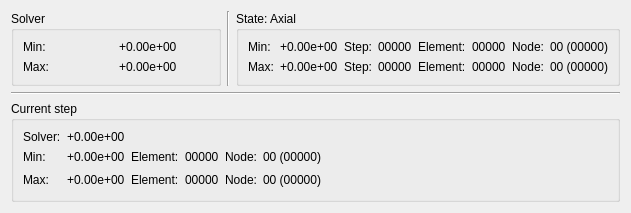
<?xml version="1.0" encoding="UTF-8"?>
<ui version="4.0">
 <class>data_elements</class>
 <widget class="QDialog" name="data_elements">
  <property name="geometry">
   <rect>
    <x>0</x>
    <y>0</y>
    <width>631</width>
    <height>211</height>
   </rect>
  </property>
  <property name="windowTitle">
   <string>Data Limits</string>
  </property>
  <layout class="QGridLayout" name="gridLayout">
   <item row="0" column="0">
    <widget class="QGroupBox" name="solver">
     <property name="title">
      <string>Solver</string>
     </property>
     <layout class="QGridLayout" name="gridLayout_2">
      <item row="0" column="0">
       <widget class="QLabel" name="label_solver_min">
        <property name="text">
         <string>Min:</string>
        </property>
       </widget>
      </item>
      <item row="1" column="0">
       <widget class="QLabel" name="label_solver_max">
        <property name="text">
         <string>Max:</string>
        </property>
       </widget>
      </item>
      <item row="0" column="1">
       <widget class="QLabel" name="label_solver_min_value">
        <property name="text">
         <string>+0.00e+00</string>
        </property>
       </widget>
      </item>
      <item row="1" column="1">
       <widget class="QLabel" name="label_solver_max_value">
        <property name="text">
         <string>+0.00e+00</string>
        </property>
       </widget>
      </item>
     </layout>
    </widget>
   </item>
   <item row="0" column="2">
    <widget class="QGroupBox" name="state">
     <property name="title">
      <string>State: Axial</string>
     </property>
     <layout class="QGridLayout" name="gridLayout_3">
      <item row="1" column="3">
       <widget class="QLabel" name="label_data_step_max_value">
        <property name="text">
         <string>00000</string>
        </property>
       </widget>
      </item>
      <item row="0" column="0">
       <widget class="QLabel" name="label_data_min">
        <property name="text">
         <string>Min:</string>
        </property>
       </widget>
      </item>
      <item row="0" column="5">
       <widget class="QLabel" name="label_data_element_min_value">
        <property name="text">
         <string>00000</string>
        </property>
       </widget>
      </item>
      <item row="1" column="5">
       <widget class="QLabel" name="label_data_element_max_value">
        <property name="text">
         <string>00000</string>
        </property>
       </widget>
      </item>
      <item row="0" column="6">
       <widget class="QLabel" name="label_data_node_min">
        <property name="text">
         <string>Node:</string>
        </property>
       </widget>
      </item>
      <item row="1" column="4">
       <widget class="QLabel" name="label_data_element_max">
        <property name="text">
         <string>Element:</string>
        </property>
       </widget>
      </item>
      <item row="0" column="4">
       <widget class="QLabel" name="label_data_element_min">
        <property name="text">
         <string>Element:</string>
        </property>
       </widget>
      </item>
      <item row="1" column="6">
       <widget class="QLabel" name="label_data_node_max">
        <property name="text">
         <string>Node:</string>
        </property>
       </widget>
      </item>
      <item row="0" column="3">
       <widget class="QLabel" name="label_data_step_min_value">
        <property name="text">
         <string>00000</string>
        </property>
       </widget>
      </item>
      <item row="1" column="2">
       <widget class="QLabel" name="label_data_step_max">
        <property name="text">
         <string>Step:</string>
        </property>
       </widget>
      </item>
      <item row="1" column="0">
       <widget class="QLabel" name="label_data_max">
        <property name="text">
         <string>Max:</string>
        </property>
       </widget>
      </item>
      <item row="0" column="1">
       <widget class="QLabel" name="label_data_min_value">
        <property name="text">
         <string>+0.00e+00</string>
        </property>
       </widget>
      </item>
      <item row="1" column="1">
       <widget class="QLabel" name="label_data_max_value">
        <property name="text">
         <string>+0.00e+00</string>
        </property>
       </widget>
      </item>
      <item row="0" column="2">
       <widget class="QLabel" name="label_data_step_min">
        <property name="text">
         <string>Step:</string>
        </property>
       </widget>
      </item>
      <item row="0" column="7">
       <widget class="QLabel" name="label_data_node_min_value">
        <property name="text">
         <string>00 (00000)</string>
        </property>
       </widget>
      </item>
      <item row="1" column="7">
       <widget class="QLabel" name="label_data_node_max_value">
        <property name="text">
         <string>00 (00000)</string>
        </property>
       </widget>
      </item>
     </layout>
    </widget>
   </item>
   <item row="0" column="1">
    <widget class="Line" name="separator_vertical">
     <property name="orientation">
      <enum>Qt::Vertical</enum>
     </property>
    </widget>
   </item>
   <item row="2" column="0" colspan="3">
    <widget class="QGroupBox" name="step">
     <property name="title">
      <string>Current step</string>
     </property>
     <layout class="QGridLayout" name="gridLayout_4">
      <item row="1" column="4">
       <widget class="QLabel" name="label_step_element_min_value">
        <property name="text">
         <string>00000</string>
        </property>
       </widget>
      </item>
      <item row="2" column="4">
       <widget class="QLabel" name="label_step_element_max_value">
        <property name="text">
         <string>00000</string>
        </property>
       </widget>
      </item>
      <item row="0" column="1">
       <widget class="QLabel" name="label_step_solver">
        <property name="text">
         <string>Solver:</string>
        </property>
       </widget>
      </item>
      <item row="1" column="2">
       <widget class="QLabel" name="label_step_min_value">
        <property name="text">
         <string>+0.00e+00</string>
        </property>
       </widget>
      </item>
      <item row="2" column="1">
       <widget class="QLabel" name="label_step_max">
        <property name="text">
         <string>Max:</string>
        </property>
       </widget>
      </item>
      <item row="1" column="3">
       <widget class="QLabel" name="label_step_element_min">
        <property name="text">
         <string>Element:</string>
        </property>
       </widget>
      </item>
      <item row="1" column="1">
       <widget class="QLabel" name="label_step_min">
        <property name="text">
         <string>Min:</string>
        </property>
       </widget>
      </item>
      <item row="0" column="2">
       <widget class="QLabel" name="label_step_solver_value">
        <property name="text">
         <string>+0.00e+00</string>
        </property>
       </widget>
      </item>
      <item row="2" column="3">
       <widget class="QLabel" name="label_step_element_max">
        <property name="text">
         <string>Element:</string>
        </property>
       </widget>
      </item>
      <item row="2" column="2">
       <widget class="QLabel" name="label_step_max_value">
        <property name="text">
         <string>+0.00e+00</string>
        </property>
       </widget>
      </item>
      <item row="2" column="6">
       <widget class="QLabel" name="label_step_node_max_value">
        <property name="text">
         <string>00 (00000)</string>
        </property>
       </widget>
      </item>
      <item row="1" column="5">
       <widget class="QLabel" name="label_step_node_min">
        <property name="text">
         <string>Node:</string>
        </property>
       </widget>
      </item>
      <item row="2" column="5">
       <widget class="QLabel" name="label_step_node_max">
        <property name="text">
         <string>Node:</string>
        </property>
       </widget>
      </item>
      <item row="1" column="6">
       <widget class="QLabel" name="label_step_node_min_value">
        <property name="text">
         <string>00 (00000)</string>
        </property>
       </widget>
      </item>
      <item row="2" column="7">
       <spacer name="spacer">
        <property name="orientation">
         <enum>Qt::Horizontal</enum>
        </property>
        <property name="sizeHint" stdset="0">
         <size>
          <width>40</width>
          <height>20</height>
         </size>
        </property>
       </spacer>
      </item>
     </layout>
    </widget>
   </item>
   <item row="1" column="0" colspan="3">
    <widget class="Line" name="separator_horizontal">
     <property name="orientation">
      <enum>Qt::Horizontal</enum>
     </property>
    </widget>
   </item>
  </layout>
 </widget>
 <resources/>
 <connections/>
</ui>
